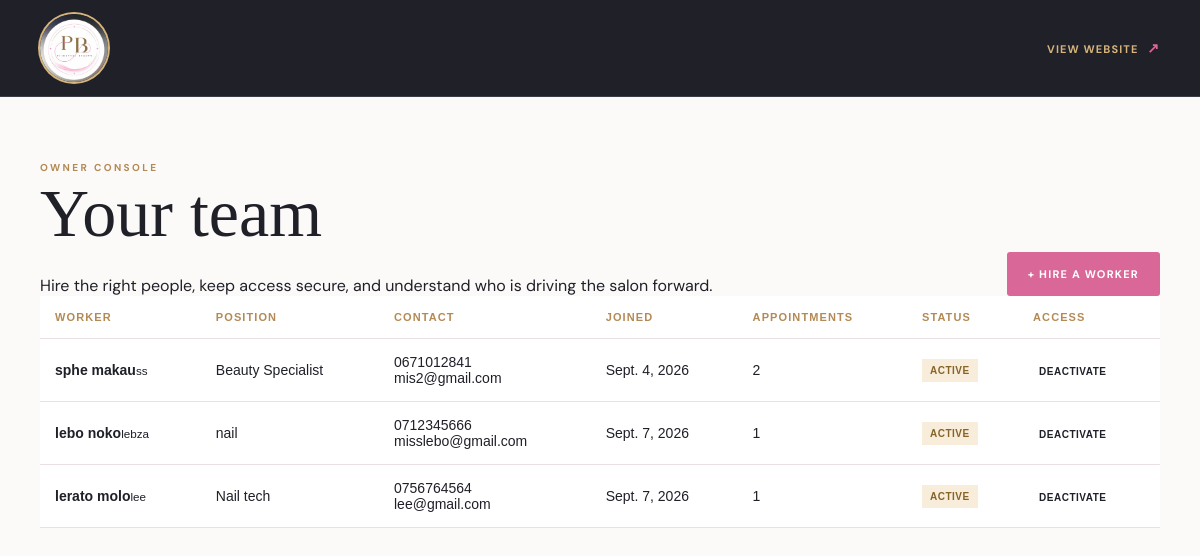
The app's page /owner/workers/ with its own data.
### core/models.py (models this page shows, shortened)
class Worker(models.Model):
    user = models.OneToOneField(settings.AUTH_USER_MODEL, on_delete=models.CASCADE, related_name='worker_profile')
    position = models.CharField(max_length=100, default='Beauty Specialist')
    phone = models.CharField(max_length=30, blank=True)
    joined_date = models.DateField(auto_now_add=True)
    is_active = models.BooleanField(default=True)

### core/views.py (the view)
    def wrapped(request, *args, **kwargs):
        profile = getattr(request.user, 'profile', None)
        if request.user.is_authenticated and not (profile and profile.role == Profile.OWNER):
            raise PermissionDenied
        return view_func(request, *args, **kwargs)

### core/views.py (called while the page is built)
def owner_required(view_func):
    def wrapped(request, *args, **kwargs):
        profile = getattr(request.user, 'profile', None)
        if request.user.is_authenticated and not (profile and profile.role == Profile.OWNER):
            raise PermissionDenied
        return view_func(request, *args, **kwargs)
    return wrapped

@owner_required
def worker_list(request):
    workers = Worker.objects.select_related('user').annotate(appointment_total=Count('appointments'))
    return render(request, 'core/owner_workers.html', {'workers': workers})

### templates/core/owner_workers.html
{% extends 'core/base.html' %}
{% block content %}
<section class="dashboard-section">
  <div class="container">
    <div class="section-heading">
      <div><p class="eyebrow">OWNER CONSOLE</p><h1>Your team</h1><p>Hire the right people, keep access secure, and understand who is driving the salon forward.</p></div>
      <a class="btn-primary" href="{% url 'worker_create' %}">+ Hire a worker</a>
    </div>
    <div class="table-wrap">
      <table>
        <thead><tr><th>Worker</th><th>Position</th><th>Contact</th><th>Joined</th><th>Appointments</th><th>Status</th><th>Access</th></tr></thead>
        <tbody>
          {% for worker in workers %}
          <tr><td><strong>{{ worker.user.get_full_name|default:worker.user.username }}</strong><small>{{ worker.user.username }}</small></td><td>{{ worker.position }}</td><td>{{ worker.phone }}<br>{{ worker.user.email }}</td><td>{{ worker.joined_date }}</td><td>{{ worker.appointment_total }}</td><td>{% if worker.is_active %}<span class="status status-confirmed">Active</span>{% else %}<span class="status status-cancelled">Inactive</span>{% endif %}</td><td><form method="post" action="{% url 'worker_toggle' worker.pk %}">{% csrf_token %}<button class="table-action" type="submit">{% if worker.is_active %}Deactivate{% else %}Activate{% endif %}</button></form></td></tr>
          {% endfor %}
        </tbody>
      </table>
    </div>
  </div>
</section>
{% endblock %}

### static/css/style.css (style rules this page uses)
:root { --ink:#252735; --gold:#a8874e; --pink:#e874ad; --muted:#6a6870; --paper:#fffdfd; --blush:#f8e5ed; }
* { box-sizing:border-box }
html { scroll-behavior:smooth }
body { font-family:Georgia, 'Times New Roman', serif;margin:0;color:var(--ink);background:var(--paper);-webkit-font-smoothing:antialiased }
.container { width:min(1120px, calc(100% - 40px));margin:0 auto }
.eyebrow { margin:0 0 18px;color:var(--gold);font:600 13px Helvetica, Arial, sans-serif;letter-spacing:.3em }
.btn-primary { display:inline-block;padding:14px 24px;background:var(--pink);color:#fff;border-radius:3px;text-decoration:none;font:600 13px Helvetica, Arial, sans-serif;letter-spacing:.08em;text-transform:uppercase;transition:transform .25s ease,background .25s ease,box-shadow .25s ease }
.page-section,.dashboard-section { padding:64px 0;min-height:0 }
.page-section h1,.dashboard-section h1 { margin:0 0 22px;font-size:clamp(40px, 6vw, 68px);font-weight:400 }
.table-wrap { overflow-x:auto;margin-bottom:28px }
table { width:100%;border-collapse:collapse;background:#fff;font:14px Helvetica, Arial, sans-serif }
th,td { padding:15px;text-align:left;border-bottom:1px solid #eadfe3 }
th { color:var(--gold);font-size:11px;letter-spacing:.1em;text-transform:uppercase }
.dashboard-top,.section-heading { display:flex;justify-content:space-between;align-items:flex-end;gap:30px }
.section-heading p { margin:0 }
.section-heading .btn-primary { white-space:nowrap }
.performance-row>a,.table-action { color:var(--pink);border:0;background:none;font:600 10px Helvetica,Arial,sans-serif;text-decoration:none;text-transform:uppercase;letter-spacing:.05em;cursor:pointer }
.table-action { color:var(--ink) }
.status { display:inline-block;padding:6px 8px;background:#f2eeec;color:var(--muted);font:600 10px Helvetica,Arial,sans-serif;letter-spacing:.05em;text-transform:uppercase;white-space:nowrap }
.status-confirmed { background:#f8eddb;color:#866326 }
button,input,select,textarea { max-width:100% }
.table-wrap { width:100%;overflow-x:auto;-webkit-overflow-scrolling:touch }
.table-wrap table { min-width:640px }
.btn-primary { max-width:100%;text-align:center;white-space:normal }
:root { --ink:#1f2028; --ink-soft:#343541; --gold:#b38a55; --gold-light:#d6b47b; --pink:#d96798; --muted:#77747a; --paper:#fcfaf8; --blush:#f3e5e9; --line:#e6dcda; --display:'Playfair Display', Georgia, serif; --sans:'DM Sans', Helvetica, Arial, sans-serif; }
body { font-family:var(--sans);background:var(--paper);color:var(--ink);font-size:16px }
h1,h2,h3,h4,p { overflow-wrap:break-word }
h1,h2,h3,h4 { font-family:var(--display) }
.eyebrow { font-family:var(--sans);font-size:10px;font-weight:700;letter-spacing:.24em }
.btn-primary { padding:15px 21px;background:var(--pink);font-family:var(--sans);font-size:11px;font-weight:700;letter-spacing:.11em;transition:background .2s ease,transform .2s ease }

### records on screen
Worker: user.get_full_name "sphe makau", user.username "ss", position "Beauty Specialist", phone "0671012841", user.email "mis2@gmail.com", joined_date "Sept. 4, 2026", appointment_total "2", is_active "ACTIVE"
Worker: user.get_full_name "lebo noko", user.username "lebza", position "nail", phone "0712345666", user.email "misslebo@gmail.com", joined_date "Sept. 7, 2026", appointment_total "1", is_active "ACTIVE"
Worker: user.get_full_name "lerato molo", user.username "lee", position "Nail tech", phone "0756764564", user.email "lee@gmail.com", joined_date "Sept. 7, 2026", appointment_total "1", is_active "ACTIVE"
